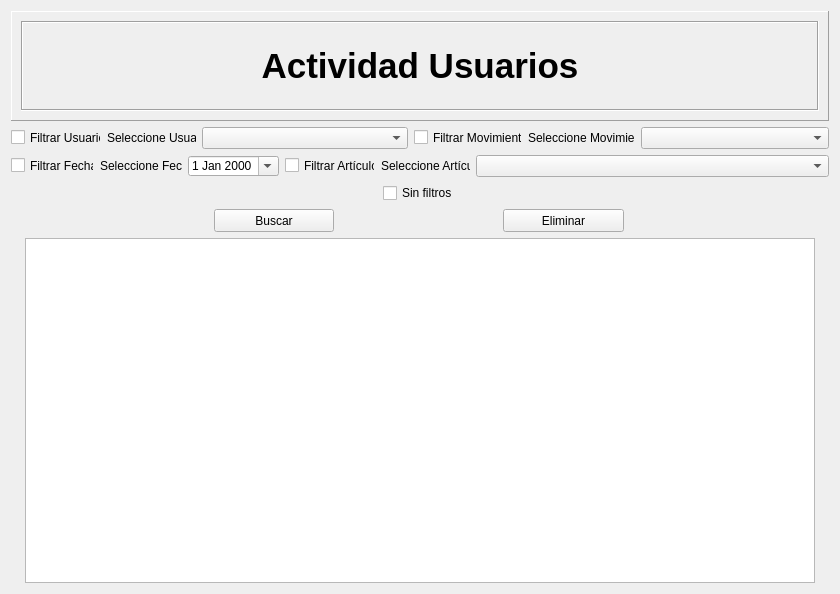
<?xml version="1.0" encoding="UTF-8"?>
<ui version="4.0">
 <class>WidgetActividadUsuario</class>
 <widget class="QWidget" name="WidgetActividadUsuario">
  <property name="geometry">
   <rect>
    <x>0</x>
    <y>0</y>
    <width>840</width>
    <height>594</height>
   </rect>
  </property>
  <property name="sizePolicy">
   <sizepolicy hsizetype="Preferred" vsizetype="Preferred">
    <horstretch>0</horstretch>
    <verstretch>0</verstretch>
   </sizepolicy>
  </property>
  <property name="minimumSize">
   <size>
    <width>0</width>
    <height>0</height>
   </size>
  </property>
  <property name="maximumSize">
   <size>
    <width>16777215</width>
    <height>16777215</height>
   </size>
  </property>
  <property name="windowTitle">
   <string>Form</string>
  </property>
  <layout class="QGridLayout" name="gridLayout">
   <item row="0" column="1">
    <layout class="QHBoxLayout" name="horizontalLayout_9">
     <item>
      <layout class="QVBoxLayout" name="verticalLayout_9">
       <item>
        <layout class="QVBoxLayout" name="verticalLayout_7">
         <item>
          <layout class="QVBoxLayout" name="verticalLayout_6">
           <item>
            <widget class="QFrame" name="frame_2">
             <property name="frameShape">
              <enum>QFrame::Panel</enum>
             </property>
             <property name="frameShadow">
              <enum>QFrame::Raised</enum>
             </property>
             <layout class="QVBoxLayout" name="verticalLayout">
              <item>
               <widget class="QFrame" name="frame">
                <property name="frameShape">
                 <enum>QFrame::Box</enum>
                </property>
                <property name="frameShadow">
                 <enum>QFrame::Sunken</enum>
                </property>
                <layout class="QVBoxLayout" name="verticalLayout_2">
                 <item>
                  <widget class="QLabel" name="label">
                   <property name="text">
                    <string>&lt;!DOCTYPE HTML PUBLIC &quot;-//W3C//DTD HTML 4.0//EN&quot; &quot;http://www.w3.org/TR/REC-html40/strict.dtd&quot;&gt;
&lt;html&gt;&lt;head&gt;&lt;meta name=&quot;qrichtext&quot; content=&quot;1&quot; /&gt;&lt;style type=&quot;text/css&quot;&gt;
p, li { white-space: pre-wrap; }
&lt;/style&gt;&lt;/head&gt;&lt;body style=&quot; font-family:'MS Shell Dlg 2'; font-size:8.25pt; font-weight:400; font-style:normal;&quot;&gt;
&lt;p align=&quot;center&quot; style=&quot; margin-top:0px; margin-bottom:0px; margin-left:0px; margin-right:0px; -qt-block-indent:0; text-indent:0px;&quot;&gt;&lt;span style=&quot; font-size:26pt; font-weight:600;&quot;&gt;Actividad Usuarios&lt;/span&gt;&lt;/p&gt;&lt;/body&gt;&lt;/html&gt;</string>
                   </property>
                  </widget>
                 </item>
                </layout>
               </widget>
              </item>
             </layout>
            </widget>
           </item>
           <item>
            <layout class="QVBoxLayout" name="verticalLayout_5">
             <item>
              <layout class="QVBoxLayout" name="verticalLayout_4">
               <item>
                <layout class="QVBoxLayout" name="verticalLayout_3">
                 <item>
                  <layout class="QHBoxLayout" name="horizontalLayout_5">
                   <item>
                    <widget class="QCheckBox" name="chUsuario">
                     <property name="sizePolicy">
                      <sizepolicy hsizetype="Fixed" vsizetype="Fixed">
                       <horstretch>0</horstretch>
                       <verstretch>0</verstretch>
                      </sizepolicy>
                     </property>
                     <property name="minimumSize">
                      <size>
                       <width>90</width>
                       <height>17</height>
                      </size>
                     </property>
                     <property name="maximumSize">
                      <size>
                       <width>90</width>
                       <height>17</height>
                      </size>
                     </property>
                     <property name="text">
                      <string>Filtrar Usuario</string>
                     </property>
                    </widget>
                   </item>
                   <item>
                    <layout class="QHBoxLayout" name="horizontalLayout">
                     <item>
                      <widget class="QLabel" name="label_2">
                       <property name="sizePolicy">
                        <sizepolicy hsizetype="Fixed" vsizetype="Fixed">
                         <horstretch>0</horstretch>
                         <verstretch>0</verstretch>
                        </sizepolicy>
                       </property>
                       <property name="minimumSize">
                        <size>
                         <width>89</width>
                         <height>13</height>
                        </size>
                       </property>
                       <property name="maximumSize">
                        <size>
                         <width>89</width>
                         <height>13</height>
                        </size>
                       </property>
                       <property name="text">
                        <string>Seleccione Usuario</string>
                       </property>
                      </widget>
                     </item>
                     <item>
                      <widget class="QComboBox" name="cbUsuario"/>
                     </item>
                    </layout>
                   </item>
                   <item>
                    <widget class="QCheckBox" name="chMovimiento">
                     <property name="sizePolicy">
                      <sizepolicy hsizetype="Fixed" vsizetype="Fixed">
                       <horstretch>0</horstretch>
                       <verstretch>0</verstretch>
                      </sizepolicy>
                     </property>
                     <property name="minimumSize">
                      <size>
                       <width>108</width>
                       <height>17</height>
                      </size>
                     </property>
                     <property name="maximumSize">
                      <size>
                       <width>108</width>
                       <height>17</height>
                      </size>
                     </property>
                     <property name="text">
                      <string>Filtrar Movimiento</string>
                     </property>
                    </widget>
                   </item>
                   <item>
                    <layout class="QHBoxLayout" name="horizontalLayout_3">
                     <item>
                      <widget class="QLabel" name="label_5">
                       <property name="sizePolicy">
                        <sizepolicy hsizetype="Fixed" vsizetype="Fixed">
                         <horstretch>0</horstretch>
                         <verstretch>0</verstretch>
                        </sizepolicy>
                       </property>
                       <property name="minimumSize">
                        <size>
                         <width>107</width>
                         <height>13</height>
                        </size>
                       </property>
                       <property name="maximumSize">
                        <size>
                         <width>107</width>
                         <height>13</height>
                        </size>
                       </property>
                       <property name="text">
                        <string>Seleccione Movimiento</string>
                       </property>
                      </widget>
                     </item>
                     <item>
                      <widget class="QComboBox" name="cbMovimiento"/>
                     </item>
                    </layout>
                   </item>
                  </layout>
                 </item>
                 <item>
                  <layout class="QHBoxLayout" name="horizontalLayout_2">
                   <item>
                    <widget class="QCheckBox" name="chFecha">
                     <property name="sizePolicy">
                      <sizepolicy hsizetype="Fixed" vsizetype="Fixed">
                       <horstretch>0</horstretch>
                       <verstretch>0</verstretch>
                      </sizepolicy>
                     </property>
                     <property name="minimumSize">
                      <size>
                       <width>83</width>
                       <height>17</height>
                      </size>
                     </property>
                     <property name="maximumSize">
                      <size>
                       <width>83</width>
                       <height>17</height>
                      </size>
                     </property>
                     <property name="text">
                      <string>Filtrar Fecha</string>
                     </property>
                     <property name="tristate">
                      <bool>false</bool>
                     </property>
                    </widget>
                   </item>
                   <item>
                    <widget class="QLabel" name="label_3">
                     <property name="sizePolicy">
                      <sizepolicy hsizetype="Fixed" vsizetype="Fixed">
                       <horstretch>0</horstretch>
                       <verstretch>0</verstretch>
                      </sizepolicy>
                     </property>
                     <property name="minimumSize">
                      <size>
                       <width>82</width>
                       <height>13</height>
                      </size>
                     </property>
                     <property name="maximumSize">
                      <size>
                       <width>82</width>
                       <height>13</height>
                      </size>
                     </property>
                     <property name="text">
                      <string>Seleccione Fecha</string>
                     </property>
                    </widget>
                   </item>
                   <item>
                    <widget class="QDateEdit" name="deFecha">
                     <property name="sizePolicy">
                      <sizepolicy hsizetype="Fixed" vsizetype="Fixed">
                       <horstretch>0</horstretch>
                       <verstretch>0</verstretch>
                      </sizepolicy>
                     </property>
                     <property name="minimumSize">
                      <size>
                       <width>91</width>
                       <height>20</height>
                      </size>
                     </property>
                     <property name="maximumSize">
                      <size>
                       <width>91</width>
                       <height>20</height>
                      </size>
                     </property>
                     <property name="dateTime">
                      <datetime>
                       <hour>0</hour>
                       <minute>0</minute>
                       <second>0</second>
                       <year>2000</year>
                       <month>1</month>
                       <day>1</day>
                      </datetime>
                     </property>
                     <property name="maximumTime">
                      <time>
                       <hour>23</hour>
                       <minute>59</minute>
                       <second>59</second>
                      </time>
                     </property>
                     <property name="calendarPopup">
                      <bool>true</bool>
                     </property>
                     <property name="timeSpec">
                      <enum>Qt::LocalTime</enum>
                     </property>
                    </widget>
                   </item>
                   <item>
                    <widget class="QCheckBox" name="chArticulo">
                     <property name="sizePolicy">
                      <sizepolicy hsizetype="Fixed" vsizetype="Fixed">
                       <horstretch>0</horstretch>
                       <verstretch>0</verstretch>
                      </sizepolicy>
                     </property>
                     <property name="minimumSize">
                      <size>
                       <width>90</width>
                       <height>17</height>
                      </size>
                     </property>
                     <property name="maximumSize">
                      <size>
                       <width>90</width>
                       <height>17</height>
                      </size>
                     </property>
                     <property name="text">
                      <string>Filtrar Artículo</string>
                     </property>
                    </widget>
                   </item>
                   <item>
                    <layout class="QHBoxLayout" name="horizontalLayout_4">
                     <item>
                      <widget class="QLabel" name="label_4">
                       <property name="sizePolicy">
                        <sizepolicy hsizetype="Fixed" vsizetype="Fixed">
                         <horstretch>0</horstretch>
                         <verstretch>0</verstretch>
                        </sizepolicy>
                       </property>
                       <property name="minimumSize">
                        <size>
                         <width>89</width>
                         <height>13</height>
                        </size>
                       </property>
                       <property name="maximumSize">
                        <size>
                         <width>89</width>
                         <height>13</height>
                        </size>
                       </property>
                       <property name="text">
                        <string>Seleccione Artículo</string>
                       </property>
                      </widget>
                     </item>
                     <item>
                      <widget class="QComboBox" name="cbArticulo"/>
                     </item>
                    </layout>
                   </item>
                  </layout>
                 </item>
                </layout>
               </item>
               <item>
                <layout class="QHBoxLayout" name="horizontalLayout_6">
                 <item>
                  <spacer name="horizontalSpacer">
                   <property name="orientation">
                    <enum>Qt::Horizontal</enum>
                   </property>
                   <property name="sizeHint" stdset="0">
                    <size>
                     <width>40</width>
                     <height>20</height>
                    </size>
                   </property>
                  </spacer>
                 </item>
                 <item>
                  <widget class="QCheckBox" name="chSinFiltros">
                   <property name="text">
                    <string>Sin filtros</string>
                   </property>
                  </widget>
                 </item>
                 <item>
                  <spacer name="horizontalSpacer_2">
                   <property name="orientation">
                    <enum>Qt::Horizontal</enum>
                   </property>
                   <property name="sizeHint" stdset="0">
                    <size>
                     <width>40</width>
                     <height>20</height>
                    </size>
                   </property>
                  </spacer>
                 </item>
                </layout>
               </item>
              </layout>
             </item>
             <item>
              <layout class="QHBoxLayout" name="horizontalLayout_7">
               <item>
                <spacer name="horizontalSpacer_3">
                 <property name="orientation">
                  <enum>Qt::Horizontal</enum>
                 </property>
                 <property name="sizeType">
                  <enum>QSizePolicy::Fixed</enum>
                 </property>
                 <property name="sizeHint" stdset="0">
                  <size>
                   <width>40</width>
                   <height>20</height>
                  </size>
                 </property>
                </spacer>
               </item>
               <item>
                <widget class="QPushButton" name="pbAplicar">
                 <property name="sizePolicy">
                  <sizepolicy hsizetype="Fixed" vsizetype="Fixed">
                   <horstretch>0</horstretch>
                   <verstretch>0</verstretch>
                  </sizepolicy>
                 </property>
                 <property name="minimumSize">
                  <size>
                   <width>120</width>
                   <height>23</height>
                  </size>
                 </property>
                 <property name="text">
                  <string>Buscar</string>
                 </property>
                </widget>
               </item>
               <item>
                <widget class="QPushButton" name="pbBorrar">
                 <property name="sizePolicy">
                  <sizepolicy hsizetype="Fixed" vsizetype="Fixed">
                   <horstretch>0</horstretch>
                   <verstretch>0</verstretch>
                  </sizepolicy>
                 </property>
                 <property name="minimumSize">
                  <size>
                   <width>121</width>
                   <height>23</height>
                  </size>
                 </property>
                 <property name="maximumSize">
                  <size>
                   <width>121</width>
                   <height>23</height>
                  </size>
                 </property>
                 <property name="text">
                  <string>Eliminar</string>
                 </property>
                </widget>
               </item>
               <item>
                <spacer name="horizontalSpacer_4">
                 <property name="orientation">
                  <enum>Qt::Horizontal</enum>
                 </property>
                 <property name="sizeType">
                  <enum>QSizePolicy::Fixed</enum>
                 </property>
                 <property name="sizeHint" stdset="0">
                  <size>
                   <width>40</width>
                   <height>20</height>
                  </size>
                 </property>
                </spacer>
               </item>
              </layout>
             </item>
            </layout>
           </item>
          </layout>
         </item>
        </layout>
       </item>
       <item>
        <layout class="QVBoxLayout" name="verticalLayout_8">
         <item>
          <layout class="QHBoxLayout" name="horizontalLayout_8">
           <item>
            <spacer name="horizontalSpacer_5">
             <property name="orientation">
              <enum>Qt::Horizontal</enum>
             </property>
             <property name="sizeHint" stdset="0">
              <size>
               <width>40</width>
               <height>20</height>
              </size>
             </property>
            </spacer>
           </item>
           <item>
            <widget class="QTableView" name="tvActividad">
             <property name="minimumSize">
              <size>
               <width>790</width>
               <height>345</height>
              </size>
             </property>
             <property name="maximumSize">
              <size>
               <width>790</width>
               <height>345</height>
              </size>
             </property>
             <property name="font">
              <font>
               <weight>75</weight>
               <bold>true</bold>
              </font>
             </property>
             <property name="alternatingRowColors">
              <bool>true</bool>
             </property>
             <property name="selectionMode">
              <enum>QAbstractItemView::NoSelection</enum>
             </property>
             <property name="selectionBehavior">
              <enum>QAbstractItemView::SelectRows</enum>
             </property>
             <property name="textElideMode">
              <enum>Qt::ElideMiddle</enum>
             </property>
             <property name="sortingEnabled">
              <bool>true</bool>
             </property>
             <attribute name="horizontalHeaderVisible">
              <bool>false</bool>
             </attribute>
             <attribute name="horizontalHeaderCascadingSectionResizes">
              <bool>false</bool>
             </attribute>
             <attribute name="horizontalHeaderShowSortIndicator" stdset="0">
              <bool>true</bool>
             </attribute>
             <attribute name="horizontalHeaderStretchLastSection">
              <bool>true</bool>
             </attribute>
             <attribute name="verticalHeaderVisible">
              <bool>false</bool>
             </attribute>
            </widget>
           </item>
           <item>
            <spacer name="horizontalSpacer_6">
             <property name="orientation">
              <enum>Qt::Horizontal</enum>
             </property>
             <property name="sizeHint" stdset="0">
              <size>
               <width>40</width>
               <height>20</height>
              </size>
             </property>
            </spacer>
           </item>
          </layout>
         </item>
        </layout>
       </item>
      </layout>
     </item>
    </layout>
   </item>
   <item row="0" column="0">
    <spacer name="horizontalSpacer_7">
     <property name="orientation">
      <enum>Qt::Horizontal</enum>
     </property>
     <property name="sizeHint" stdset="0">
      <size>
       <width>40</width>
       <height>20</height>
      </size>
     </property>
    </spacer>
   </item>
   <item row="0" column="2">
    <spacer name="horizontalSpacer_8">
     <property name="orientation">
      <enum>Qt::Horizontal</enum>
     </property>
     <property name="sizeHint" stdset="0">
      <size>
       <width>40</width>
       <height>20</height>
      </size>
     </property>
    </spacer>
   </item>
  </layout>
 </widget>
 <tabstops>
  <tabstop>chUsuario</tabstop>
  <tabstop>cbUsuario</tabstop>
  <tabstop>chMovimiento</tabstop>
  <tabstop>cbMovimiento</tabstop>
  <tabstop>chFecha</tabstop>
  <tabstop>deFecha</tabstop>
  <tabstop>chArticulo</tabstop>
  <tabstop>cbArticulo</tabstop>
  <tabstop>pbAplicar</tabstop>
  <tabstop>pbBorrar</tabstop>
  <tabstop>tvActividad</tabstop>
  <tabstop>chSinFiltros</tabstop>
 </tabstops>
 <resources/>
 <connections/>
</ui>
